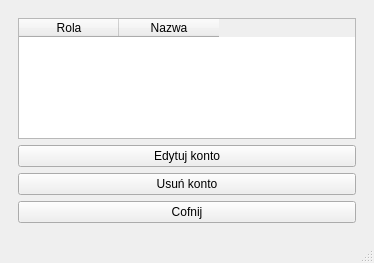
<?xml version="1.0" encoding="UTF-8"?>
<ui version="4.0">
 <class>MainWindow</class>
 <widget class="QMainWindow" name="MainWindow">
  <property name="geometry">
   <rect>
    <x>0</x>
    <y>0</y>
    <width>350</width>
    <height>263</height>
   </rect>
  </property>
  <property name="windowTitle">
   <string>Puzzler</string>
  </property>
  <widget class="QWidget" name="centralwidget">
   <layout class="QVBoxLayout" name="verticalLayout_6">
    <item>
     <widget class="QStackedWidget" name="stackedWidget">
      <property name="currentIndex">
       <number>2</number>
      </property>
      <widget class="QWidget" name="homePage">
       <layout class="QVBoxLayout" name="verticalLayout">
        <item>
         <widget class="QPushButton" name="playAsGuestButton">
          <property name="text">
           <string>Zagraj jako gość</string>
          </property>
         </widget>
        </item>
        <item>
         <widget class="QPushButton" name="loginButton">
          <property name="text">
           <string>Zaloguj się</string>
          </property>
          <property name="flat">
           <bool>false</bool>
          </property>
         </widget>
        </item>
        <item>
         <widget class="QPushButton" name="exitButton">
          <property name="text">
           <string>Opuść program</string>
          </property>
         </widget>
        </item>
       </layout>
      </widget>
      <widget class="QWidget" name="gamePage">
       <layout class="QVBoxLayout" name="verticalLayout_9">
        <item>
         <layout class="QHBoxLayout" name="helpGameHorizontalLayout">
          <item>
           <widget class="QPushButton" name="solutionGameButton">
            <property name="text">
             <string>rozwiązanie</string>
            </property>
           </widget>
          </item>
          <item>
           <widget class="QPushButton" name="stepGameButton">
            <property name="text">
             <string>krok</string>
            </property>
           </widget>
          </item>
          <item>
           <widget class="QPushButton" name="hintGameButton">
            <property name="text">
             <string>wskazówka</string>
            </property>
           </widget>
          </item>
          <item>
           <widget class="QPushButton" name="infoGameButton">
            <property name="text">
             <string>Info</string>
            </property>
           </widget>
          </item>
         </layout>
        </item>
        <item>
         <layout class="QGridLayout" name="gridLayout"/>
        </item>
        <item>
         <layout class="QHBoxLayout" name="timerGameHorizontalLayout">
          <item>
           <widget class="QTimeEdit" name="timeEdit">
            <property name="readOnly">
             <bool>true</bool>
            </property>
            <property name="buttonSymbols">
             <enum>QAbstractSpinBox::ButtonSymbols::NoButtons</enum>
            </property>
            <property name="accelerated">
             <bool>false</bool>
            </property>
            <property name="displayFormat">
             <string>HH:mm:ss</string>
            </property>
           </widget>
          </item>
          <item>
           <widget class="QPushButton" name="pushButton">
            <property name="text">
             <string>Zatrzymaj grę</string>
            </property>
           </widget>
          </item>
         </layout>
        </item>
        <item>
         <layout class="QHBoxLayout" name="endGameHorizontalLayout">
          <item>
           <widget class="QPushButton" name="cancelGameButton">
            <property name="text">
             <string>Przerwij grę</string>
            </property>
           </widget>
          </item>
          <item>
           <widget class="QPushButton" name="resetGameButton">
            <property name="text">
             <string>Resetuj grę</string>
            </property>
           </widget>
          </item>
         </layout>
        </item>
       </layout>
      </widget>
      <widget class="QWidget" name="manageAccountsPage">
       <layout class="QVBoxLayout" name="verticalLayout_8">
        <item>
         <widget class="QTableWidget" name="manageAccountsTableWidget">
          <column>
           <property name="text">
            <string>Rola</string>
           </property>
          </column>
          <column>
           <property name="text">
            <string>Nazwa</string>
           </property>
          </column>
         </widget>
        </item>
        <item>
         <widget class="QPushButton" name="editManageAccountsButton">
          <property name="text">
           <string>Edytuj konto</string>
          </property>
         </widget>
        </item>
        <item>
         <widget class="QPushButton" name="deleteManageAccountsButton">
          <property name="text">
           <string>Usuń konto</string>
          </property>
         </widget>
        </item>
        <item>
         <widget class="QPushButton" name="returnManageAccountsButton">
          <property name="text">
           <string>Cofnij</string>
          </property>
         </widget>
        </item>
       </layout>
      </widget>
      <widget class="QWidget" name="updateAccountPage">
       <layout class="QVBoxLayout" name="verticalLayout_7">
        <item>
         <layout class="QFormLayout" name="accountFormUpdateAccountLayout">
          <item row="0" column="0">
           <widget class="QLabel" name="accountNameUpdateAccountLabel">
            <property name="text">
             <string>Nazwa:</string>
            </property>
           </widget>
          </item>
          <item row="0" column="1">
           <widget class="QLineEdit" name="accountNameUpdateAccountLineEdit"/>
          </item>
          <item row="1" column="1">
           <layout class="QHBoxLayout" name="accountUpdateHorizontalLayout">
            <item>
             <spacer name="horizontalSpacer_2">
              <property name="orientation">
               <enum>Qt::Orientation::Horizontal</enum>
              </property>
              <property name="sizeHint" stdset="0">
               <size>
                <width>40</width>
                <height>20</height>
               </size>
              </property>
             </spacer>
            </item>
            <item>
             <widget class="QRadioButton" name="playerRoleUpdateAccountRadioButton">
              <property name="text">
               <string>player</string>
              </property>
             </widget>
            </item>
            <item>
             <widget class="QRadioButton" name="adminRoleAccoutUpdateRadioButton">
              <property name="text">
               <string>admin</string>
              </property>
             </widget>
            </item>
           </layout>
          </item>
          <item row="1" column="0">
           <widget class="QLabel" name="accountRoleUpdateAccountLabel">
            <property name="text">
             <string>Rola:</string>
            </property>
           </widget>
          </item>
         </layout>
        </item>
        <item>
         <widget class="QPushButton" name="createAccountUpdateAccountButton">
          <property name="text">
           <string>Zaktualizuj konto</string>
          </property>
         </widget>
        </item>
        <item>
         <widget class="QPushButton" name="returnUpdateAccountButton">
          <property name="text">
           <string>Cofnij</string>
          </property>
         </widget>
        </item>
       </layout>
      </widget>
      <widget class="QWidget" name="difficultyPage">
       <layout class="QVBoxLayout" name="verticalLayout_10">
        <item>
         <widget class="QLabel" name="difficultyLabel">
          <property name="text">
           <string>Wybierz poziom trudności</string>
          </property>
          <property name="alignment">
           <set>Qt::AlignmentFlag::AlignCenter</set>
          </property>
         </widget>
        </item>
        <item>
         <widget class="QPushButton" name="hardDifficultyButton">
          <property name="text">
           <string>Trudny</string>
          </property>
         </widget>
        </item>
        <item>
         <widget class="QPushButton" name="normalDifficultyButton">
          <property name="text">
           <string>Normalny</string>
          </property>
         </widget>
        </item>
        <item>
         <widget class="QPushButton" name="easyDifficultyButton">
          <property name="text">
           <string>Łatwy</string>
          </property>
         </widget>
        </item>
        <item>
         <layout class="QHBoxLayout" name="difficultyHorizontalLayout">
          <property name="spacing">
           <number>4</number>
          </property>
          <item>
           <widget class="QPushButton" name="customDifficultyButton">
            <property name="text">
             <string>Własny</string>
            </property>
           </widget>
          </item>
          <item>
           <widget class="QSpinBox" name="customDifficultySpin"/>
          </item>
         </layout>
        </item>
        <item>
         <widget class="QPushButton" name="returnDifficultyButton">
          <property name="text">
           <string>Cofnij</string>
          </property>
         </widget>
        </item>
       </layout>
      </widget>
      <widget class="QWidget" name="createAccountPage">
       <layout class="QVBoxLayout" name="verticalLayout_5">
        <item>
         <layout class="QFormLayout" name="accountFormCreateAccountLayout">
          <item row="0" column="0">
           <widget class="QLabel" name="accountNameAccountCreateLabel">
            <property name="text">
             <string>Nazwa:</string>
            </property>
           </widget>
          </item>
          <item row="0" column="1">
           <widget class="QLineEdit" name="accountNameAccountCreateLineEdit"/>
          </item>
          <item row="1" column="1">
           <layout class="QHBoxLayout" name="accountCreateHorizontalLayout">
            <item>
             <spacer name="horizontalSpacer">
              <property name="orientation">
               <enum>Qt::Orientation::Horizontal</enum>
              </property>
              <property name="sizeHint" stdset="0">
               <size>
                <width>40</width>
                <height>20</height>
               </size>
              </property>
             </spacer>
            </item>
            <item>
             <widget class="QRadioButton" name="playerRoleRadioButton">
              <property name="text">
               <string>player</string>
              </property>
             </widget>
            </item>
            <item>
             <widget class="QRadioButton" name="adminRoleRadioButton">
              <property name="text">
               <string>admin</string>
              </property>
             </widget>
            </item>
           </layout>
          </item>
          <item row="1" column="0">
           <widget class="QLabel" name="accountRoleAccountCreateLabel">
            <property name="text">
             <string>Rola:</string>
            </property>
           </widget>
          </item>
         </layout>
        </item>
        <item>
         <widget class="QPushButton" name="createAccountCreateAccountButton">
          <property name="text">
           <string>Stwórz konto</string>
          </property>
         </widget>
        </item>
        <item>
         <widget class="QPushButton" name="returnUpsertAccountButton">
          <property name="text">
           <string>Cofnij</string>
          </property>
         </widget>
        </item>
       </layout>
      </widget>
      <widget class="QWidget" name="accountsPage">
       <layout class="QVBoxLayout" name="verticalLayout_4">
        <item>
         <widget class="QTableWidget" name="accountsTableWidget">
          <column>
           <property name="text">
            <string>Rola</string>
           </property>
          </column>
          <column>
           <property name="text">
            <string>Nazwa</string>
           </property>
          </column>
         </widget>
        </item>
        <item>
         <widget class="QPushButton" name="loginAccountsButton">
          <property name="enabled">
           <bool>false</bool>
          </property>
          <property name="text">
           <string>Zaloguj</string>
          </property>
         </widget>
        </item>
        <item>
         <widget class="QPushButton" name="createAccountAccountsButton">
          <property name="text">
           <string>Stwórz konto</string>
          </property>
         </widget>
        </item>
        <item>
         <widget class="QPushButton" name="returnAccountsButton">
          <property name="text">
           <string>Cofnij</string>
          </property>
         </widget>
        </item>
       </layout>
      </widget>
      <widget class="QWidget" name="playerPage">
       <layout class="QVBoxLayout" name="verticalLayout_2">
        <item>
         <widget class="QPushButton" name="playAsPlayerButton">
          <property name="text">
           <string>Zagraj</string>
          </property>
         </widget>
        </item>
        <item>
         <widget class="QPushButton" name="showScoresButton">
          <property name="text">
           <string>Wyświetl wyniki</string>
          </property>
         </widget>
        </item>
        <item>
         <widget class="QPushButton" name="retrunButton">
          <property name="text">
           <string>Cofnij</string>
          </property>
         </widget>
        </item>
       </layout>
      </widget>
      <widget class="QWidget" name="adminPage">
       <layout class="QVBoxLayout" name="verticalLayout_3">
        <item>
         <widget class="QPushButton" name="playAdminButton">
          <property name="text">
           <string>Zagraj</string>
          </property>
         </widget>
        </item>
        <item>
         <widget class="QPushButton" name="showScoresAdminButton">
          <property name="text">
           <string>Wyświetl wyniki</string>
          </property>
         </widget>
        </item>
        <item>
         <widget class="QPushButton" name="showAccountsAdminButton">
          <property name="text">
           <string>Wyświetl konta graczy</string>
          </property>
         </widget>
        </item>
        <item>
         <widget class="QPushButton" name="returnAdminButton">
          <property name="text">
           <string>Cofnij</string>
          </property>
         </widget>
        </item>
       </layout>
      </widget>
     </widget>
    </item>
   </layout>
  </widget>
  <widget class="QMenuBar" name="menubar">
   <property name="geometry">
    <rect>
     <x>0</x>
     <y>0</y>
     <width>350</width>
     <height>18</height>
    </rect>
   </property>
  </widget>
  <widget class="QStatusBar" name="statusbar"/>
 </widget>
 <resources/>
 <connections/>
</ui>
